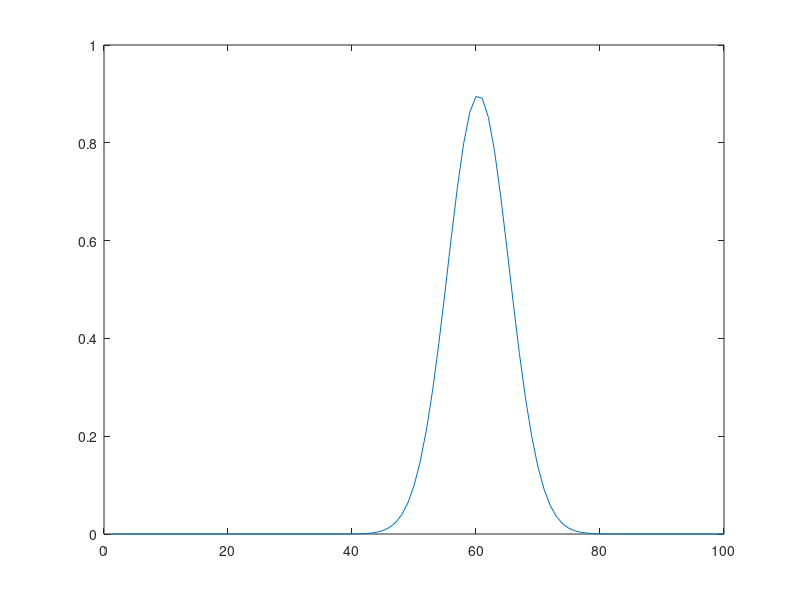
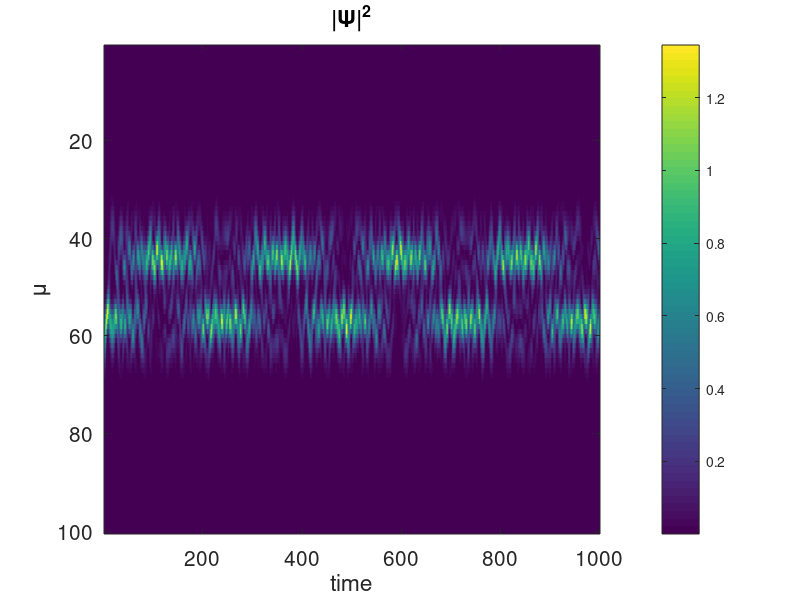
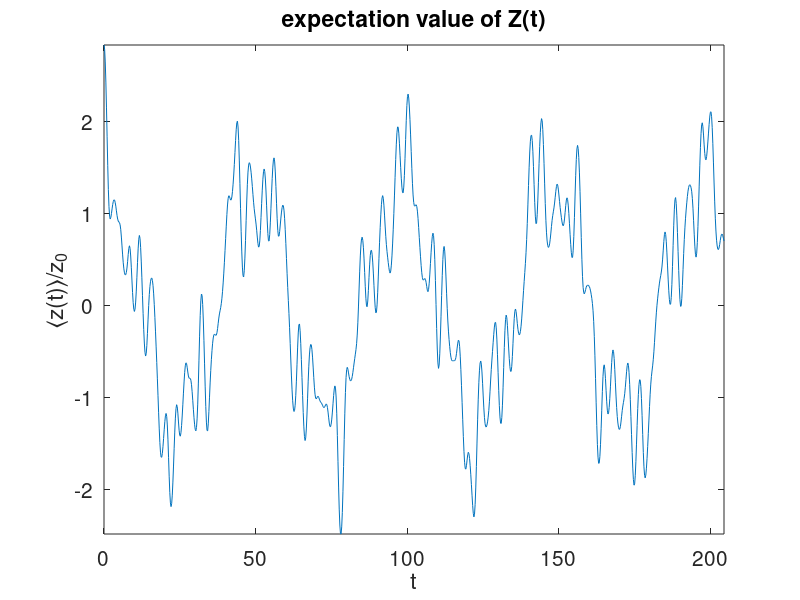

These charts were generated, in order, by the following MATLAB code:
% part (a) of Anharmoni Oscillator
clc
clear all 
close all
%size of matrix
% Hamiltonian with eigen values
hbar=1; 
m=1; 
%size of matrix
N=100; 
% Maximum limit of potential zmax = 4*z_o
zmax=10;
%Define axis of the potential in 1D
z=linspace(-zmax,zmax,N);
% Define Delta z
dz=2*zmax/N;
% Term other than potential in the hamiltonian
cz=hbar^2/(2*m*dz^2);
% wave length
omega=1;
% In the problem zo = hbar/(m*omega) = 1e-6 meter
zo = sqrt(hbar/(m*omega));
%Define Psi(0)
Psi0=exp(-((z-1.3*zo).^2)/(zo*zo));
SN= sum(conj(Psi0).*Psi0)*dz;
N0=1/sqrt(SN);
Psi0=N0*exp(-((z-2*zo).^2)/(2*zo*zo));
figure(1);
set(gca,'FontSize',15);
axis tight;
plot(Psi0);
%harmonic Oscillator potential
V=(m/2*omega^2)*(z/zo).^2 + 4*exp(-2*(z/zo).^2); 
%figure(1);
%plot(z*1e6,V)
%xlabel('Distance z [micrometer]'); ylabel('Potential V [eV]')
%title('Anharmonic Oscillator Potential')

%anharmonic Oscillator harmiltonian
H=cz*(diag(2*ones(N,1))+diag(-1*ones(N-1,1),1)+diag(-1*ones(N-1,1),-1))+diag(V);

%eigen value and eigenvector
[A,B]= eigs(H,N,'sm');
A=A./sqrt(dz);
% Coefficents of Eigen vectors for c_j = Sum over all z (dz * eigen vector * Psi0) 
c     = dz*A'*Psi0';
% time has 10000 points
nt    = 1000;
% maximum time
tmax  = 204.6;
% define a zero matrix
xar   = zeros(N,nt);
for it = 1:nt
    % Define time matrix, it goes from t=0 to t=1094
    t       = (it-1)*tmax/(nt-1);
    %define matrix tar for time
    tar(it) = t;
    Psit       = 0*Psi0;
    % vary diffent value of mu and calculate x(t)
    for mu = 1:N
        v   = A(1:N,mu);
        E  = B(mu,mu);
        % summ of all the eigen vectors evolving in time
        % time evolution of eigen vectors and summation of cofficent * time evolving eigen vactors 
        Psit   = Psit + c(mu)*exp(i*E*t/hbar)*v;
    end
    % xar is all the vectors from time [0,1094]
    xar(1:N,it) = Psit(1:N);
end
% |Psit|^2
MP2= conj(xar).*xar;
figure(2)
imagesc(abs(MP2))
colorbar
set(gca,'FontSize',15);
axis tight
xlabel('time');
ylabel('\mu');
title('|\Psi|^2');

Zt=z*MP2*dz/zo;
%plot of Zt
figure(3)
plot(tar,Zt)
set(gca,'FontSize',15);
axis tight;
xlabel('t');
ylabel('\langlez(t)\rangle/z_0');
title('expectation value of Z(t)');









